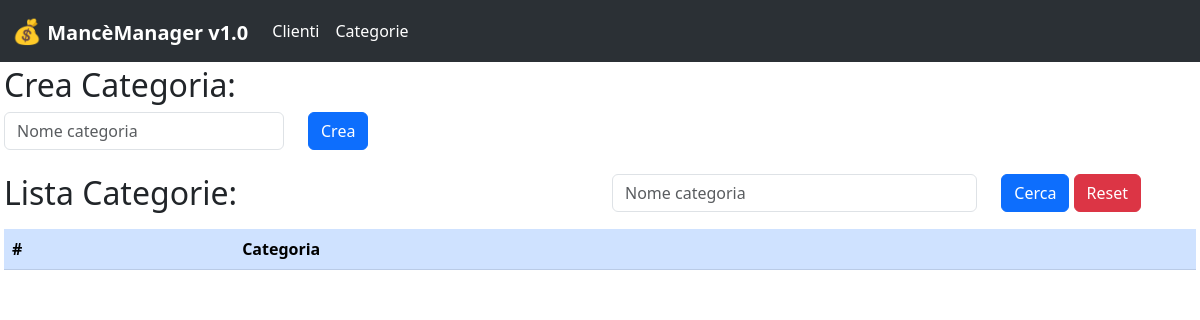
The page /categories/ on the database as committed earlier.
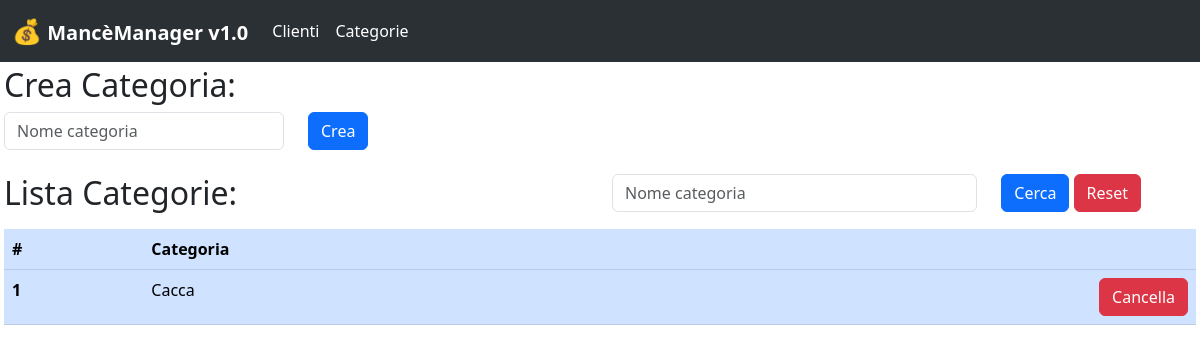
The same page on the database as committed later.
### base/models.py (models this page shows, shortened)
class Category(Model):
    category_name = models.CharField(max_length=100, unique=True)

### base/views.py (the view)
# urls.py: path('categories/', CategoryListView.as_view(), name='categories'),
class CategoryListView(CreateView):
    template_name = 'base/category_list_manage.html'
    success_url = '/categories'
    model = Category
    form_class = CategoryForm
    def get_context_data(self, **kwargs):
        context = super(CategoryListView, self).get_context_data(**kwargs)
        filter = CategoryFilter(self.request.GET, queryset=Category.objects.all())
        context['filter'] = filter
        context['categories'] = filter.qs
        return context

### base/forms.py
class CategoryForm(forms.ModelForm):
    class Meta:
        model = Category
        fields = ['category_name',]
        widgets = {
            'category_name': forms.TextInput(
                attrs={
                    'placeholder':'Nome categoria',
                    'class':'form-control'
                }
            )
        }

### base/templates/base/category_list_manage.html (shortened to what this page needs)
{% extends 'index.html' %}
{% load static %}
{% block content %}
    <div>
        <h2>Crea Categoria:</h2>
        <form class="row" method="post">
            <div class="col-sm-3">
                {{ form.category_name }}
            </div>
            <div class="col-auto">
                <input type="submit" class="btn btn-primary" value="Crea">
            </div>
        </form>
    </div>
    <div class="my-4">
        <div class="row">
            <h2 class="col-6">Lista Categorie:</h2>
            <form class="row col-6" method="get">
                    <div class="col-8">
                        {{ filter.form.category_name }}
                    </div>
                    <div class="col-4">
                        <input type="submit" class="btn btn-primary" value="Cerca">
                        <a class="btn btn-danger" href="/categories">Reset</a>
                    </div>
            </form>
        </div>
        <table class="table table-primary my-2">
            <thead>
            <tr>
                <th scope="col">#</th>
                <th scope="col">Categoria</th>
                <th scope="col"></th>
            </tr>
            </thead>
            <tbody>
            {% for category in categories %}
                <tr>
                    <th scope="row">{{ category.id }}</th>
                    <td>{{ category.category_name }}</td>
                    <td>
                        <a class="btn btn-danger float-end" href="/category/{{ category.id }}/delete">Cancella</a>
                    </td>
                </tr>
            {% endfor %}
            </tbody>
        </table>
    </div>
{% endblock %}

Rows that differ between the two databases and show on the page:
added Category: id "1", category_name "Cacca"
